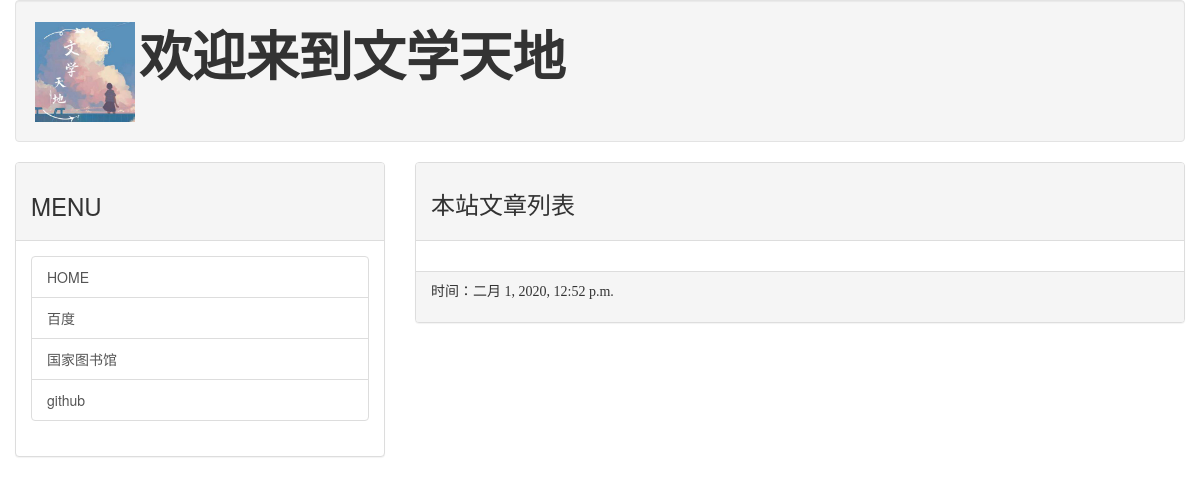
/, run on an earlier commit of the app's database.
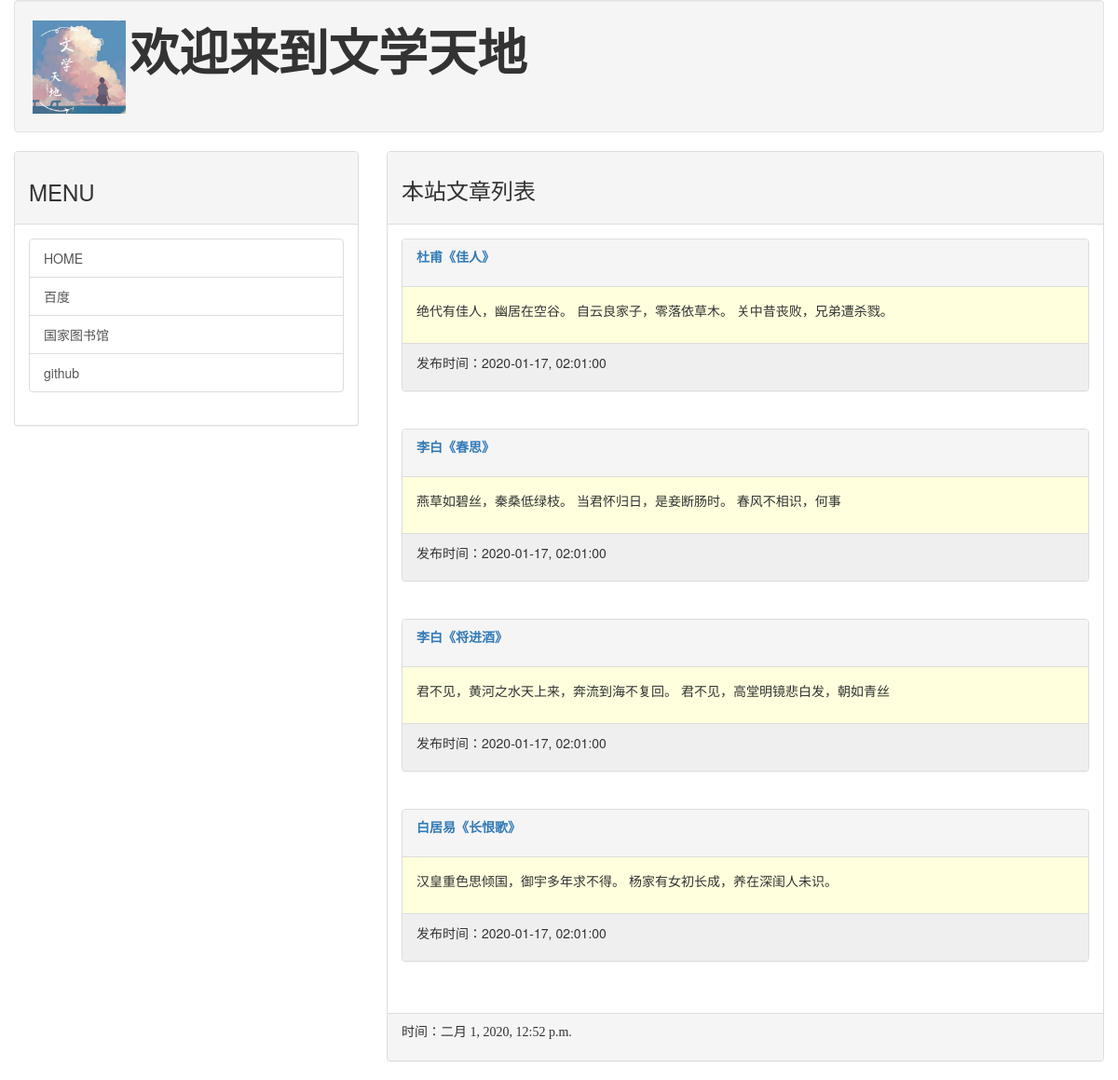
And on a later commit of the database.
### mainsite/models.py (models this page shows, shortened)
class Post(models.Model):
	title = models.CharField(max_length=200)  #文章标题
	slug  = models.CharField(max_length=200)	#文章网址
	body = models.TextField()				#文章内容
	pub_date = models.DateTimeField(default=timezone.now)	#发表日期
	class Meta:
		ordering = ('-pub_date',)  #根据发表日期排序

### mainsite/views.py (the view)
# urls.py: url(r'^$',homepage),
def	homepage(request):
	template = get_template('index.html')
	posts = Post.objects.all()
	now = datetime.now()
	html = template.render(locals())
	return HttpResponse(html)

### mainsite/templates/index.html (shortened to what this page needs)
{% extends 'base.html' %}
{% block headmessage %}
	<h3 style='font-family:楷体;'>本站文章列表</h3>
{% endblock %}
{% block content %}
	{% for post in posts %}
		<div class='panel panel-default'>
			<div class='panel-heading'>
				<p style='font-family:宋体;font-size:pt;font-weight:bold;'>
				<a href='/post/{{post.slug}}'>{{post.title}}</a>
				</p>
			</div>
			<div class='panel-body' style='background-color:#ffffdd'>
				<p>
					{{post.body|truncatechars:40}}
				</p>
			</div>
			<div class='panel-footer' style='background-color:#efefef'>
				<p>
					发布时间：{{post.pub_date|date:"Y-m-d, h:m:s"}}
				</p>
			</div>
		</div>
		<br>
	{% endfor %}
{% endblock %}

### templates/base.html (shortened to what this page needs)
<!DOCTYPE html>
<html>
<head>
	<link rel="stylesheet" href="https://cdn.staticfile.org/twitter-bootstrap/3.3.7/css/bootstrap.min.css">
</head>
<body>
	<div class='container-fluid'>
		{% include 'header.html' %}
		<div class='row'>
			<div class='col-sm-4 col-md-4'>
				<div class='panel panel-default'>
					<div class='panel-heading'>
						<h3>MENU</h3>
					</div>
					<div class='panel-body'>
						<div class='list-group'>
						<a href='/' class='list-group-item'>HOME</a>
						<a href='https://www.baidu.com/' class='list-group-item'>百度</a>
						<a href='http://www.nlc.cn/' class='list-group-item'>国家图书馆</a>
						<a href='https://github.com/liu6010/myblog' class='list-group-item'>github</a>
						</div>
					</div>
				</div>
			</div>
			<div class='col-sm-8 col-md-8'>
				<div class='panel panel-default'>
					<div class='panel-heading'>
						{% block headmessage %}{% endblock %}
					</div>
					<div class='panel-body'>
						{% block content %}{% endblock %}
					</div>
					<div class='panel-footer'>
						{% include 'footer.html' %}
					</div>
				</div>
			</div>
		</div>
	</div>
</body>
</html>

### templates/header.html
{% load staticfiles %}
<div class='well'>
	<img src="{% static 'images/literary_world.jpg' %}"  width="100" height="100">
	<span style='font-family:宋体;font-size:40pt;font-weight:700;'>欢迎来到文学天地</span>
</div>

### templates/footer.html
{% block footer %}
	{% if now %}
		<p style='font-family:宋体;'>时间：{{now}}</p>
	{% else	%}
		<a style='font-family:楷体;' href='/'>回首页</a>
		<p style='font-family:宋体;'>本文取自网络，如有侵权请来信通知下架...</p>
	{% endif %}
{% endblock %}

What changed in the data, as far as the page shows it:
added Post: title "杜甫《佳人》", body "绝代有佳人，幽居在空谷。 自云良家子，零落依草木。 关中昔丧败，兄弟遭杀戮。", pub_date "2020-01-17, 02:01:00"
added Post: title "李白《春思》", body "燕草如碧丝，秦桑低绿枝。 当君怀归日，是妾断肠时。 春风不相识，何事", pub_date "2020-01-17, 02:01:00"
added Post: title "李白《将进酒》", body "君不见，黄河之水天上来，奔流到海不复回。 君不见，高堂明镜悲白发，朝如青丝", pub_date "2020-01-17, 02:01:00"
added Post: title "白居易《长恨歌》", body "汉皇重色思倾国，御宇多年求不得。 杨家有女初长成，养在深闺人未识。", pub_date "2020-01-17, 02:01:00"
